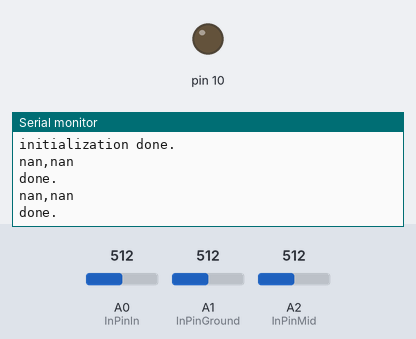
The sketch below on a simulated Arduino Uno, built with avr-gcc and run on an emulated ATmega328P. Parts: output pins drawn as LEDs (lit = HIGH), the last lines printed to the serial monitor. Inputs (shaded band) come from the test bench; at power-on: A0 (InPinIn) = 512, A2 (InPinMid) = 512, A1 (InPinGround) = 512. The local clock reads 2024-03-15 10:24:30 at power-on unless the sketch sets it; storage starts empty.

Above: at 1.8 s.
1.9 s: A0 (InPinIn) set to 716
At 2.7 s:
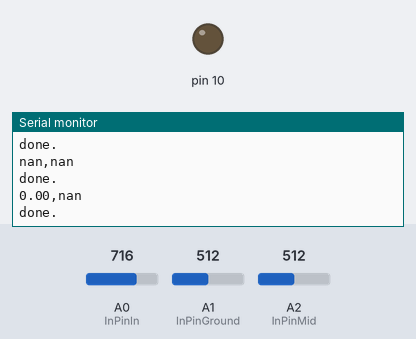
4.5 s: A2 (InPinMid) set to 716
At 5.9 s:
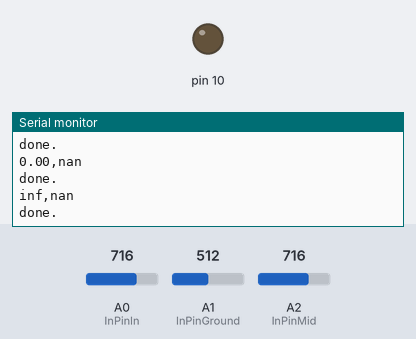
7.6 s: A0 (InPinIn) set to 900
At 8.8 s:
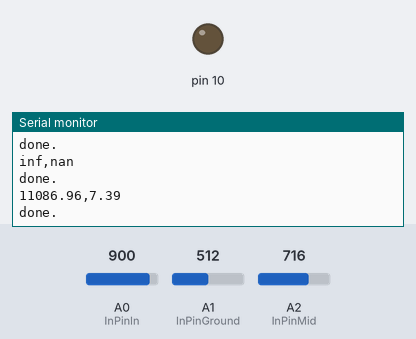

The sketch:

tempsensor.ino
```cpp
//libraries we are using
#include <SD.h>
#include <SPI.h>
#include "RTClib.h"

//clock stuff
RTC_DS3231 rtc;

//this shows where the res is being read, each corresponds with a position on the
//circuit that reads each electric potential so we can find resistance of the thermistor
int InPinMid = A2;
int InPinIn = A0;
int InPinGround= A1;

//create char variable for file name
char fname[] = "mmddhhnn.csv";

//most file stuff is from adafruit SD code examples <3
 File myFile;

void setup() {
  // starts the serial monitor
  Serial.begin(9600);

//starts the clock.. kinda irrelavant in my code but im scared to delete anything in case it stops working entirely
  rtc.begin();
  //calls make file name function from Dr. Gerbi
  makefname();
  //way to check the makefname code is working. prints the file name to serial monitor
  Serial.print("fname: ");
  Serial.println(fname);

  //put in year,month,day,hour,minute,second, later if clock or count added
  Serial.println("thermistorresistance,thermistortemperature");

//checks that the SD card is in by printing to serial if it failed or not. only helpful on the computer
    pinMode(10, OUTPUT);
  if (!SD.begin(10)) {
    Serial.println("initialization failed!");
    return;
  }
  Serial.println("initialization done.");


  //print the file header to the file
  myFile = SD.open(fname, FILE_WRITE);
  //year,month,day,hour,minute,second, later if clock or count added
  myFile.println("thermistorresistance,thermistortemperature");
  myFile.close(); //closes file


}

void loop() {
  float restemp=resfunc(InPinIn,InPinMid,InPinGround); //finds the resistance of
  //an unknown resistor
  float temp= gettemp(restemp); //uses the calculated resistance and finds temperature
  print2serial(restemp,temp); //prints resistance and temperature to serial monitor
  writeSD(restemp,temp); //prints resistance and temperature to a file on the SD card
  delay(1000); //1 second delay

}
```

VolFunc.ino
```cpp
float VolFunc(int inpin){
  int vraw = analogRead(inpin);
  float vol = vraw/204.6;
  return vol;
  //this function takes raw gives me converted voltage
  //remenant of old code but i like having it since it kinda cleans up another function
  //im fond of her
}
```

gettemp.ino
```cpp
float gettemp(float res){
  float bR=log(res);
  float cR=bR*bR*bR;
  float oneoverTempK = (0.012604)+(-0.00166*bR)+(0.00000794801*cR);
  float TempK = 1/oneoverTempK;
  float TempC = TempK -273.15;
  return TempC;
//uses the steinhart hart equation to find the temperature from the changing resistance. does it step by step
}
```

makefname.ino
```cpp
//make a filename using time stamp (limited to 8 characters plus extension)
//name format is MMDDHHNN.CSV (no year or seconds)
//assumes fname is a global variable and rtc is globally defined
void makefname()
{
  DateTime now = rtc.now();  //Get the time
  // uint16_t year = now.year();
  // uint8_t month = now.month();
  // uint8_t day = now.day();
  // uint8_t hour = now.hour();
  // uint8_t minute = now.minute();
  // uint8_t second = now.second();

    //currently by birthday bc there is no clock in my code
  //the sd card needs to be wiped before every reset bc of this, will be different with a clock installed
  uint8_t month = 8;
  uint8_t day = 30;
  uint8_t hour = 20;
  uint8_t minute = 2;

  // char YYYY[5];
  char MM[3];
  char DD[3];
  char HH[3];
  char NN[3];
  // char SS[3];

  // sprintf(YYYY,"%04d",year);
  sprintf(MM,"%02d",month);
  sprintf(DD,"%02d",day);
  sprintf(HH,"%02d",hour);
  sprintf(NN,"%02d",minute);
  // sprintf(SS,"%02d",second);

  // strcpy(fname,"data");
  // strcat(fname,YYYY);
  strcpy(fname,MM);   //strcpy for first entry
  strcat(fname,DD);
  strcat(fname,HH);
  strcat(fname,NN);
  // strcat(fname,SS);
  strcat(fname,".csv");

  // return fname;
}
```

print2serial.ino
```cpp
void print2serial(float res,float temp){
  Serial.print(res);
  Serial.print(',');
  Serial.println(temp);
  //prints resistance and temp to the serial monitor
}
```

resfunc.ino
```cpp
float resfunc(int inpinin, int inpinmid, int inpinout){
  float vol0 = VolFunc(inpinin);
  float vol2 = VolFunc(inpinmid);
  float vol1 = VolFunc(inpinout);
  float res = 10000*(vol2-vol1)/(vol0-vol2);
  return res;
  //takes voltage and gives resistance of the second, unknown resistor
}
```

writeSD.ino
```cpp
void writeSD( float res, float temp){
  myFile = SD.open(fname, FILE_WRITE );
  //DateTime now = rtc.now();

  // if the file opened okay, write to it:
  if (myFile) {

    myFile.print(res);
    myFile.print(',');
    myFile.println(temp);
   // myFile.print(',');
   // myFile.print(resL);
   // myFile.print(',');
   // myFile.println(light);

	 // close the file:
    myFile.close();
    Serial.println("done.");
  } else {
    // if the file didn't open, print an error:
    Serial.println("error opening file");

    //same as print to serial but it puts the code on an excel sheet. pretty cool
    //the ',' puts it in different cells hehe

  }
}
```

Measured:
- after the input at 1.9 s, the serial monitor: prints a new line after 0.16 s (image 1)
- after the input at 4.5 s, the serial monitor: prints a new line after 0.60 s (image 2)
- after the input at 7.6 s, the serial monitor: prints a new line after 0.53 s (image 3)
